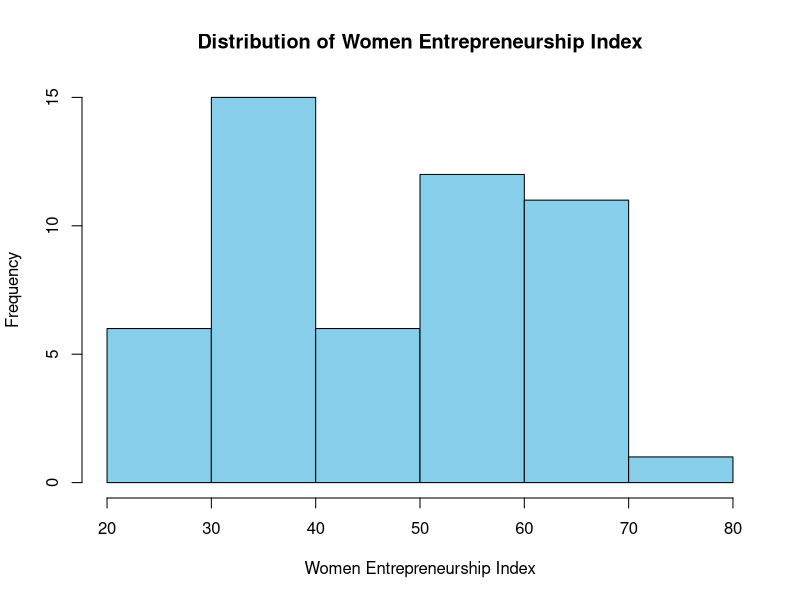
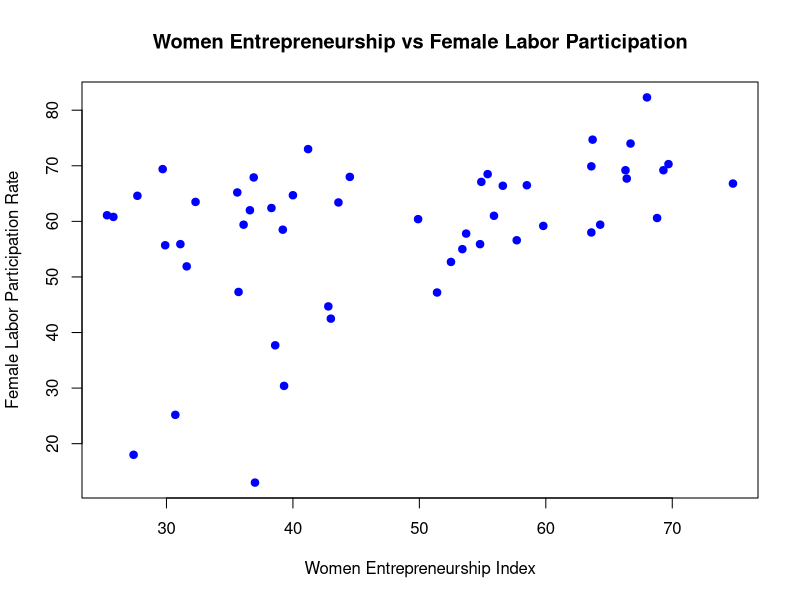
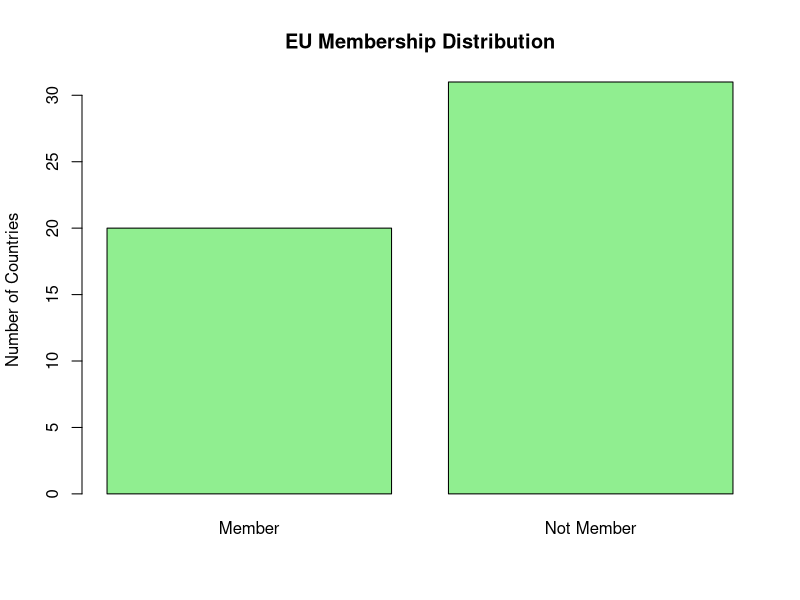
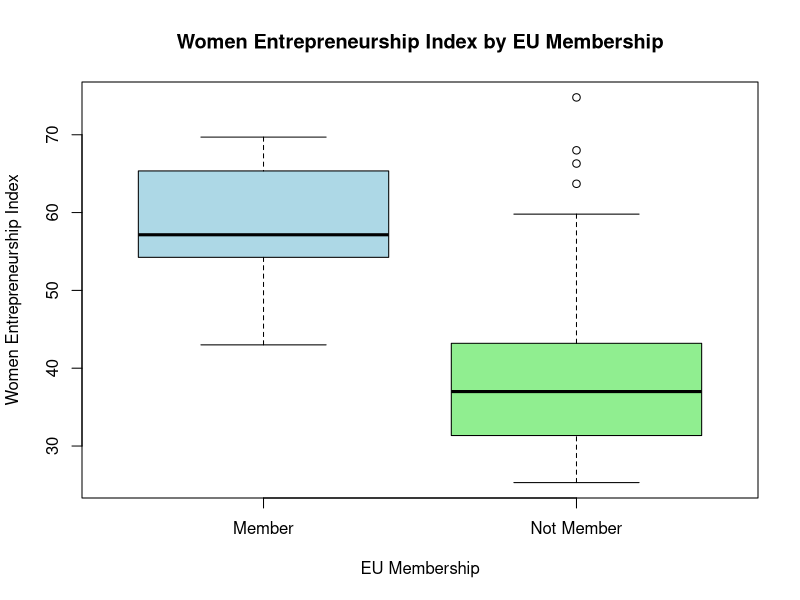

These figures' R source, in order:
data <- read.csv("Dataset3final.csv", stringsAsFactors = TRUE)
data$European.Union.Membership <- as.factor(data$European.Union.Membership)

# Histogram
hist(data$Women.Entrepreneurship.Index,
     main="Distribution of Women Entrepreneurship Index",
     xlab="Women Entrepreneurship Index",
     col="skyblue",
     border="black")

# Scatterplot
plot(data$Women.Entrepreneurship.Index,
     data$Female.Labor.Force.Participation.Rate,
     main="Women Entrepreneurship vs Female Labor Participation",
     xlab="Women Entrepreneurship Index",
     ylab="Female Labor Participation Rate",
     pch=19,
     col="blue")

# Barplot
eu_count <- table(data$European.Union.Membership)
barplot(eu_count,
        main="EU Membership Distribution",
        ylab="Number of Countries",
        col="lightgreen")

# Boxplot (new)
boxplot(Women.Entrepreneurship.Index ~ European.Union.Membership,
        data = data,
        main = "Women Entrepreneurship Index by EU Membership",
        xlab = "EU Membership",
        ylab = "Women Entrepreneurship Index",
        col = c("lightblue", "lightgreen"))
